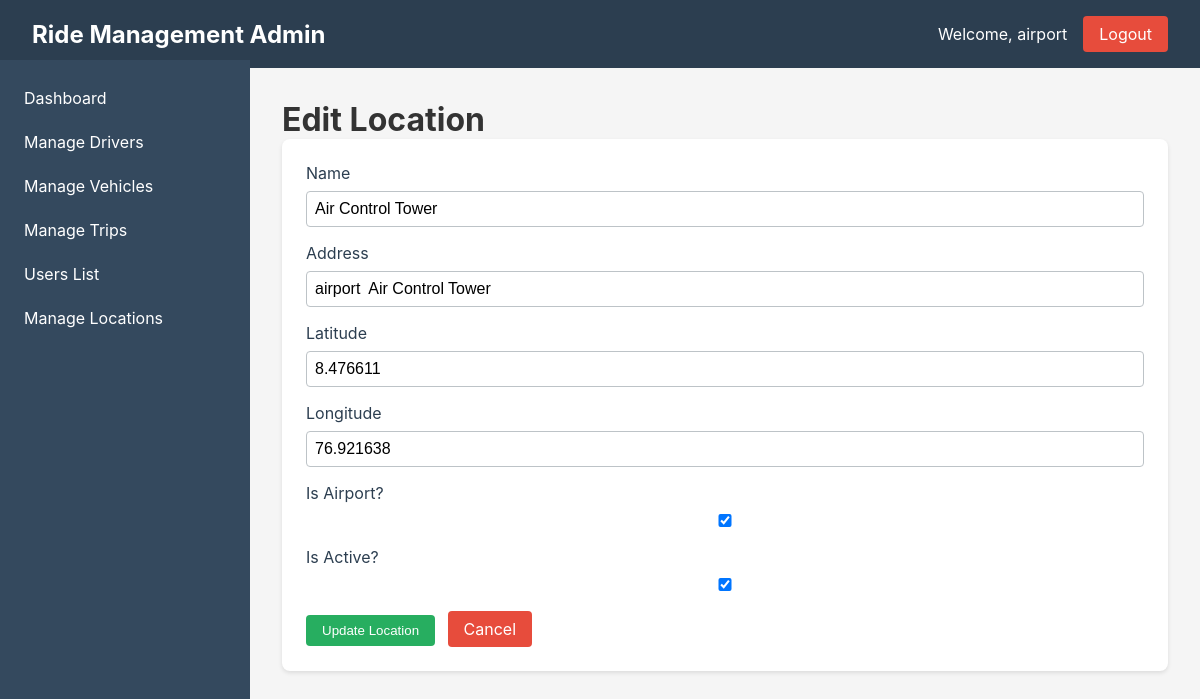
The page /locations/edit/3/ (signed in) on the database its author committed.
### ride_management/models.py (models this page shows, shortened)
class CustomUser(AbstractUser):
    USER_TYPE_CHOICES = (
        ('admin', 'Admin'),
        ('user', 'User'),
        ('driver', 'Driver'),
    )
    user_type = models.CharField(max_length=10, choices=USER_TYPE_CHOICES, default='user')
    phone = models.CharField(max_length=15, blank=True)
    class Meta:
        db_table = 'users'

class Location(models.Model):
    name = models.CharField(max_length=100)
    address = models.CharField(max_length=255)
    latitude = models.DecimalField(max_digits=9, decimal_places=6, null=True, blank=True)
    longitude = models.DecimalField(max_digits=9, decimal_places=6, null=True, blank=True)
    is_airport = models.BooleanField(default=False)
    is_active = models.BooleanField(default=True)
    created_at = models.DateTimeField(auto_now_add=True)
    class Meta:
        ordering = ['name']

### ride_management/views.py (the view)
# urls.py: path('locations/edit/<int:location_id>/', views.edit_location, name='edit_location'),
@login_required
def edit_location(request, location_id):
    if request.user.user_type != 'admin':
        return redirect('login')
    location = get_object_or_404(Location, id=location_id)
    if request.method == 'POST':
        form = LocationForm(request.POST, instance=location)
        if form.is_valid():
            form.save()
            return redirect('locations_list')
    else:
        form = LocationForm(instance=location)
    return render(request, 'admin/edit_location.html', {'form': form, 'location': location})

### ride_management/forms.py
class LocationForm(forms.ModelForm):
    class Meta:
        model = Location
        fields = ['name', 'address', 'latitude', 'longitude', 'is_airport', 'is_active']
        widgets = {
            'latitude': forms.NumberInput(attrs={'step': '0.000001'}),
            'longitude': forms.NumberInput(attrs={'step': '0.000001'}),
        }

### ride_management/templates/admin/edit_location.html (shortened to what this page needs)
{% extends 'base.html' %}
{% block content %}
<h1>Edit Location</h1>
<div class="card">
    <form method="post">
        <div class="form-group">
            <label for="{{ form.name.id_for_label }}">Name</label>
            {{ form.name }}
        </div>
        <div class="form-group">
            <label for="{{ form.address.id_for_label }}">Address</label>
            {{ form.address }}
        </div>
        <div class="form-group">
            <label for="{{ form.latitude.id_for_label }}">Latitude</label>
            {{ form.latitude }}
        </div>
        <div class="form-group">
            <label for="{{ form.longitude.id_for_label }}">Longitude</label>
            {{ form.longitude }}
        </div>
        <div class="form-group">
            <label for="{{ form.is_airport.id_for_label }}">Is Airport?</label>
            {{ form.is_airport }}
        </div>
        <div class="form-group">
            <label for="{{ form.is_active.id_for_label }}">Is Active?</label>
            {{ form.is_active }}
        </div>
        <button type="submit" class="btn btn-success">Update Location</button>
        <a href="{% url 'locations_list' %}" class="btn btn-danger">Cancel</a>
    </form>
</div>
{% endblock %}

### ride_management/templates/base.html (shortened to what this page needs)
<!DOCTYPE html>
<html lang="en">
<head>
</head>
<body>
    <nav class="navbar">
        <h1>Ride Management Admin</h1>
        <div class="navbar-right">
            <span>Welcome, {{ user.username }}</span>
            <a href="{% url 'logout' %}" class="logout-btn">Logout</a>
        </div>
    </nav>
    <div class="sidebar">
        <a href="{% url 'dashboard' %}" {% if request.resolver_match.url_name == 'dashboard' %}class="active"{% endif %}>Dashboard</a>
        <a href="{% url 'drivers_list' %}" {% if 'drivers' in request.resolver_match.url_name %}class="active"{% endif %}>Manage Drivers</a>
        <a href="{% url 'vehicles_list' %}" {% if 'vehicles' in request.resolver_match.url_name %}class="active"{% endif %}>Manage Vehicles</a>
        <a href="{% url 'trips_list' %}" {% if 'trips' in request.resolver_match.url_name %}class="active"{% endif %}>Manage Trips</a>
        <a href="{% url 'users_list' %}" {% if 'users' in request.resolver_match.url_name %}class="active"{% endif %}>Users List</a>
        <a href="{% url 'locations_list' %}" {% if 'locations' in request.resolver_match.url_name %}class="active"{% endif %}>Manage Locations</a>
    </div>
    <main class="main-content">
        {% block content %}
        {% endblock %}
    </main>
</body>
</html>

### ride_management/templates/base.html (style rules this page uses)
* { margin: 0; padding: 0; box-sizing: border-box; }
body { font-family: -apple-system, BlinkMacSystemFont, 'Segoe UI', Roboto, Oxygen, Ubuntu, sans-serif; background-color: #f5f5f5; color: #333; }
.navbar { background-color: #2c3e50; color: white; padding: 1rem 2rem; display: flex; justify-content: space-between; align-items: center; }
.navbar h1 { font-size: 1.5rem; }
.navbar-right { display: flex; align-items: center; gap: 1rem; }
.logout-btn { background-color: #e74c3c; color: white; border: none; padding: 0.5rem 1rem; border-radius: 4px; cursor: pointer; text-decoration: none; }
.sidebar { width: 250px; height: calc(100vh - 60px); background-color: #34495e; position: fixed; left: 0; top: 60px; padding: 1rem 0; }
.sidebar a { display: block; color: white; text-decoration: none; padding: 0.75rem 1.5rem; transition: background-color 0.3s; }
.main-content { margin-left: 250px; padding: 2rem; min-height: calc(100vh - 60px); }
.card { background-color: white; border-radius: 8px; box-shadow: 0 2px 4px rgba(0,0,0,0.1); padding: 1.5rem; margin-bottom: 1.5rem; }
.btn { background-color: #3498db; color: white; border: none; padding: 0.5rem 1rem; border-radius: 4px; cursor: pointer; text-decoration: none; display: inline-block; margin-right: 0.5rem; }
.btn-success { background-color: #27ae60; }
.btn-danger { background-color: #e74c3c; }
.form-group { margin-bottom: 1rem; }
.form-group label { display: block; margin-bottom: 0.5rem; color: #2c3e50; }
.form-group input, .form-group select, .form-group textarea { width: 100%; padding: 0.5rem; border: 1px solid #bdc3c7; border-radius: 4px; font-size: 1rem; }

### rows shown on the page
CustomUser: username "airport"
Location: name "Air Control Tower", address "airport Air Control Tower", latitude "8.476611", longitude "76.921638", is_airport "☑", is_active "☑"
